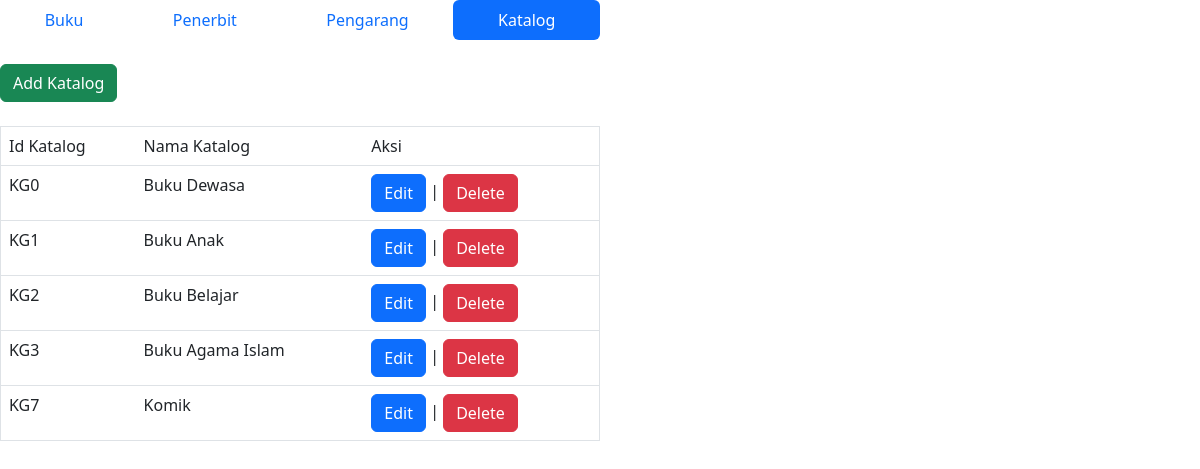
Page /katalog.php on the committed database.
### tables this page shows
CREATE TABLE `katalog` (
  `id_katalog` varchar(3) NOT NULL,
  `nama` varchar(255) DEFAULT NULL
);

### katalog.php (the view, shortened to what this page needs)
<?php
    include_once("connect.php");
    $katalog = mysqli_query($conn, "SELECT * FROM katalog ORDER BY id_katalog ASC");
?>
<html>
<head>
    <link href="https://cdn.jsdelivr.net/npm/bootstrap@5.2.0-beta1/dist/css/bootstrap.min.css" rel="stylesheet">
</head>
<body>
    <ul class="nav nav-pills nav-fill" style="width: 50%;">
    <li class="nav-item">
        <a class="nav-link" href="index.php">Buku</a>
    </li>
    <li class="nav-item">
        <a class="nav-link" href="penerbit.php">Penerbit</a>
    </li>
    <li class="nav-item">
        <a class="nav-link" href="pengarang.php">Pengarang</a>
    </li>
    <li class="nav-item">
        <a class="nav-link active" aria-current="page" href="#">Katalog</a>
    </li>
    </ul>
    <br>
    <a class="btn btn-success" href="add_katalog.php">Add Katalog</a>
    <br><br>
    <table class="table" style="width: 50%;" border="1">
        <tr>
            <td>Id Katalog</td>
            <td>Nama Katalog</td>
            <td>Aksi</td>
        </tr>
        <?php
            while($data_katalog = mysqli_fetch_array($katalog)){
                echo "<tr>";
                    echo "<td>".$data_katalog['id_katalog']."</td>";
                    echo "<td>".$data_katalog['nama']."</td>";
                    echo "<td><a class='btn btn-primary' href='edit_katalog.php?id_katalog=$data_katalog[id_katalog]'>Edit<a> |
                                <a class='btn btn-danger' href='delete_katalog.php?id_katalog=$data_katalog[id_katalog]'>Delete</a></td>";
                echo "</tr>";
            }
        ?>
    </table>
</body>
</html>

### rows in the picture
katalog: id_katalog "KG0", nama "Buku Dewasa"
katalog: id_katalog "KG1", nama "Buku Anak"
katalog: id_katalog "KG2", nama "Buku Belajar"
katalog: id_katalog "KG3", nama "Buku Agama Islam"
katalog: id_katalog "KG7", nama "Komik"
